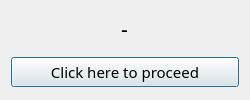
<?xml version="1.0" encoding="UTF-8"?>
<ui version="4.0">
 <class>Dialog</class>
 <widget class="QDialog" name="Dialog">
  <property name="geometry">
   <rect>
    <x>0</x>
    <y>0</y>
    <width>250</width>
    <height>100</height>
   </rect>
  </property>
  <property name="minimumSize">
   <size>
    <width>250</width>
    <height>100</height>
   </size>
  </property>
  <property name="maximumSize">
   <size>
    <width>250</width>
    <height>100</height>
   </size>
  </property>
  <property name="windowTitle">
   <string>-</string>
  </property>
  <layout class="QVBoxLayout" name="verticalLayout">
   <property name="spacing">
    <number>10</number>
   </property>
   <item>
    <widget class="QLabel" name="text_label">
     <property name="maximumSize">
      <size>
       <width>227</width>
       <height>36</height>
      </size>
     </property>
     <property name="font">
      <font>
       <family>Oswald</family>
       <pointsize>16</pointsize>
      </font>
     </property>
     <property name="text">
      <string>-</string>
     </property>
     <property name="alignment">
      <set>Qt::AlignCenter</set>
     </property>
    </widget>
   </item>
   <item>
    <widget class="QPushButton" name="proceed_button">
     <property name="font">
      <font>
       <family>Oswald</family>
       <pointsize>11</pointsize>
      </font>
     </property>
     <property name="text">
      <string>Click here to proceed</string>
     </property>
    </widget>
   </item>
  </layout>
 </widget>
 <resources/>
 <connections/>
</ui>
